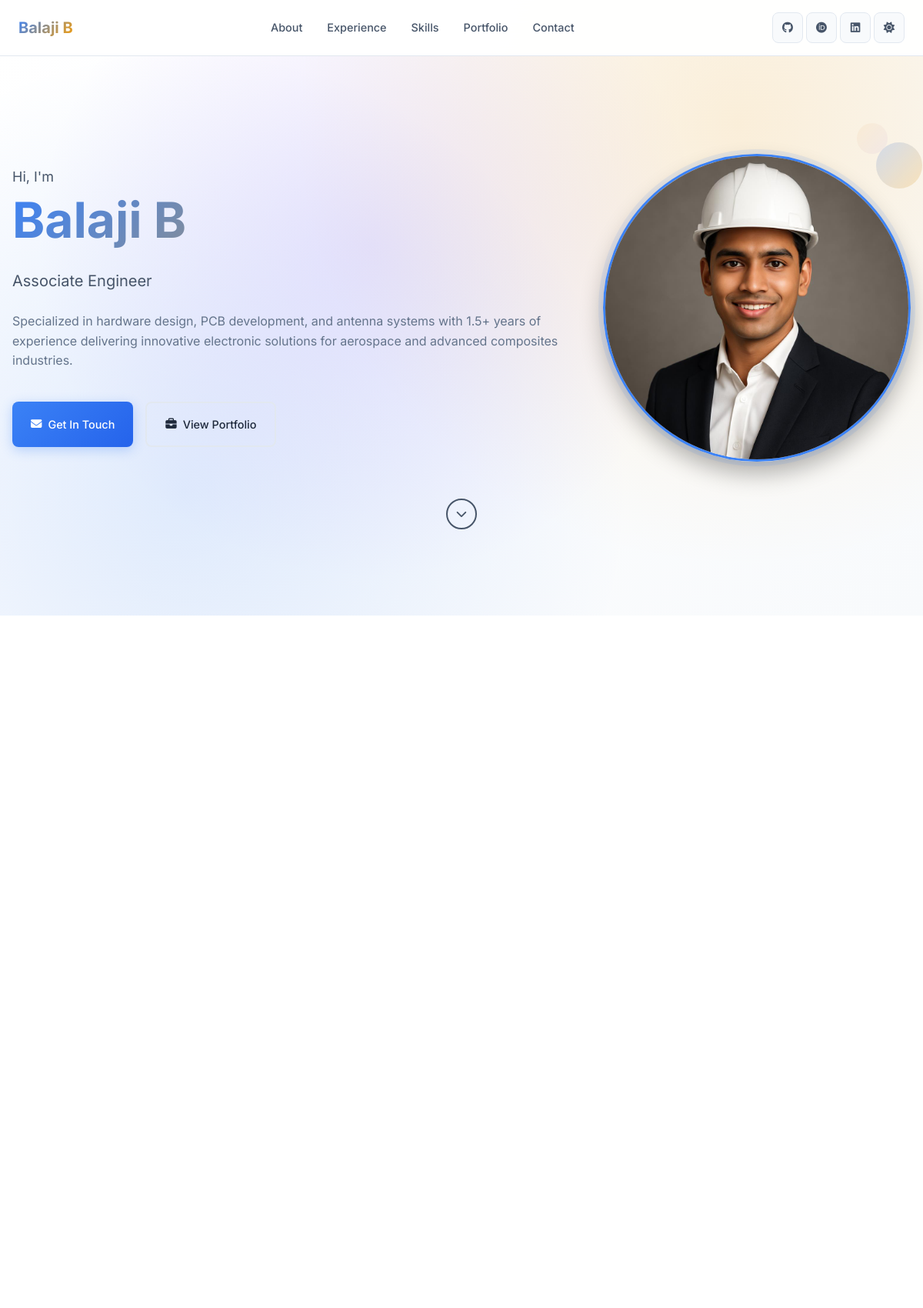
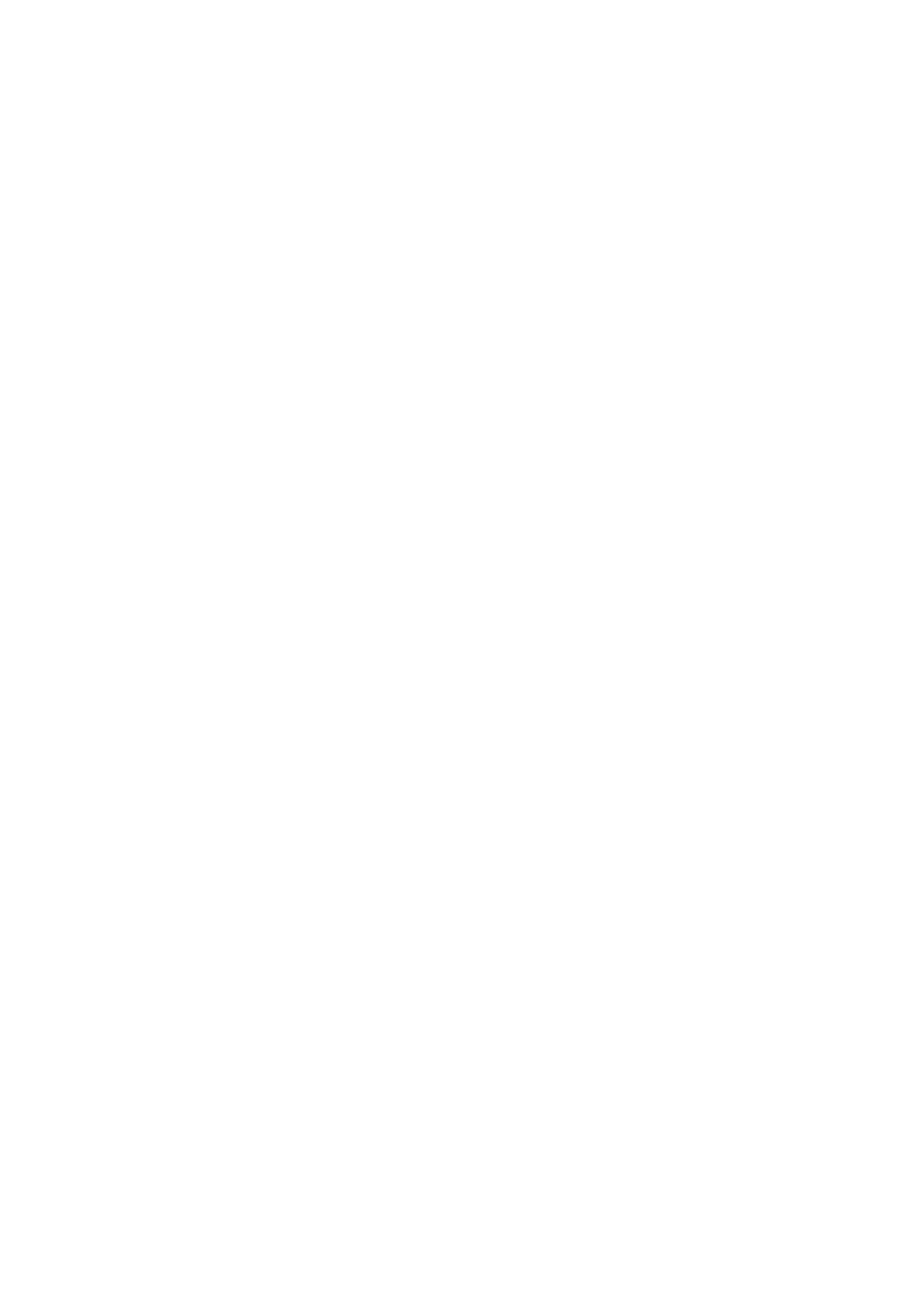
The page / (upper part) on the database its author committed (2 pictures, top to bottom).
### app.py (models this page shows)
class Profile(db.Model):
    id = db.Column(db.Integer, primary_key=True)
    name = db.Column(db.String(100), nullable=False)
    title = db.Column(db.String(200), nullable=False)
    description = db.Column(db.Text, nullable=False)
    email = db.Column(db.String(120), nullable=False)
    phone = db.Column(db.String(20))
    location = db.Column(db.String(100))
    profile_image = db.Column(db.String(200))
    resume_url = db.Column(db.String(200))
    github_url = db.Column(db.String(200))
    linkedin_url = db.Column(db.String(200))
    orcid_url = db.Column(db.String(200))
    years_experience = db.Column(db.Float, default=0)
    projects_completed = db.Column(db.Integer, default=0)
    companies_worked = db.Column(db.Integer, default=0)
    updated_at = db.Column(db.DateTime, default=datetime.utcnow, onupdate=datetime.utcnow)

### app.py (the view)
@app.route('/')
def index():
    profile = Profile.query.first()
    experiences = Experience.query.order_by(Experience.order_index).all()
    skills = Skill.query.order_by(Skill.order_index).all()
    projects = Project.query.filter_by(is_featured=True).order_by(Project.order_index).all()
    certifications = Certification.query.order_by(Certification.order_index).all()
    skills_by_category = {}
    for skill in skills:
        if skill.category not in skills_by_category:
            skills_by_category[skill.category] = []
        skills_by_category[skill.category].append(skill)
    return render_template('index.html',
                         profile=profile,
                         experiences=experiences,
                         skills_by_category=skills_by_category,
                         projects=projects,
                         certifications=certifications)

### app.py (called while the page is built)
@app.template_filter('from_json')
def from_json_filter(value):
    if value:
        try:
            return json.loads(value)
        except (json.JSONDecodeError, TypeError):
            return []
    return []

### templates/index.html (shortened to what this page needs)
{% extends "base.html" %}
{% block content %}
<div class="parallax-bg">
    <div class="parallax-layer parallax-layer-1"></div>
    <div class="parallax-layer parallax-layer-2"></div>
    <div class="parallax-layer parallax-layer-3"></div>
</div>
<div class="floating-particles"></div>
<nav class="navbar" id="navbar">
    <div class="nav-container">
        <div class="nav-logo">
            <span>{{ profile.name }}</span>
        </div>
        <div class="nav-menu" id="nav-menu">
            <a href="#about" class="nav-link">About</a>
            <a href="#experience" class="nav-link">Experience</a>
            <a href="#skills" class="nav-link">Skills</a>
            <a href="#portfolio" class="nav-link">Portfolio</a>
            <a href="#contact" class="nav-link">Contact</a>
        </div>
        <div class="nav-actions">
            <div class="social-icons">
                {% if profile.github_url %}
                <a href="{{ profile.github_url }}" target="_blank" aria-label="GitHub" class="social-link">
                    <i class="fab fa-github"></i>
                </a>
                {% endif %}
                {% if profile.orcid_url %}
                <a href="{{ profile.orcid_url }}" target="_blank" aria-label="ORCID" class="social-link">
                    <i class="fab fa-orcid"></i>
                </a>
                {% endif %}
                {% if profile.linkedin_url %}
                <a href="{{ profile.linkedin_url }}" target="_blank" aria-label="LinkedIn" class="social-link">
                    <i class="fab fa-linkedin"></i>
                </a>
                {% endif %}
            </div>
            <button id="theme-toggle" class="action-btn" aria-label="Toggle dark mode">
                <i class="fas fa-moon"></i>
            </button>
        </div>
    </div>
</nav>
<section class="hero">
    <div class="hero-container">
        <div class="hero-content">
            <div class="hero-text">
                <h1 class="hero-title">
                    <span class="title-line">Hi, I'm</span>
                    <span class="title-name">{{ profile.name }}</span>
                </h1>
                <p class="hero-subtitle">{{ profile.title }}</p>
                <p class="hero-description">{{ profile.description }}</p>
                <div class="hero-actions">
                    <a href="#contact" class="btn btn-primary">
                        <i class="fas fa-envelope"></i>
                        Get In Touch
                    </a>
                    <a href="#portfolio" class="btn btn-secondary">
                        <i class="fas fa-briefcase"></i>
                        View Portfolio
                    </a>
                </div>
            </div>
            <div class="hero-image">
                <div class="image-container">
                    <img src="{{ url_for('static', filename='images/' + profile.profile_image) if profile.profile_image else url_for('static', filename='images/profile-photo.jpg') }}"
                         alt="{{ profile.name }} - {{ profile.title }}" class="profile-photo">
                    <div class="image-decoration"></div>
                </div>
            </div>
        </div>
        <div class="scroll-indicator">
            <div class="scroll-arrow">
                <i class="fas fa-chevron-down"></i>
            </div>
        </div>
    </div>
</section>
<main>
</main>
{% endblock %}

### rows shown on the page
Profile: name "Balaji B", title "Associate Engineer", description "Specialized in hardware design, PCB development, and antenna systems with 1.5+ years of experience delivering innovative electronic solutions for aerospace and advanced composites industries.", profile_image (picture)
